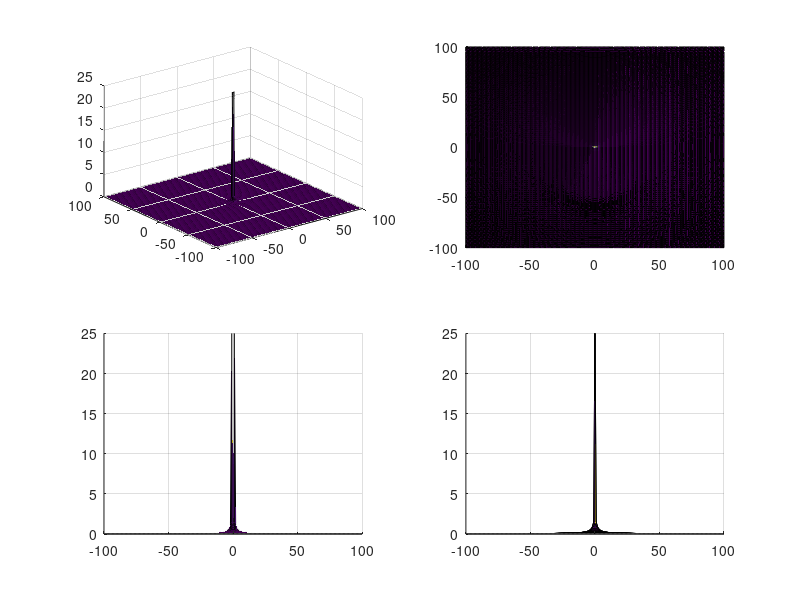

Here is the MATLAB script that generated this plot:
x=(-100:1:100)
y=(-100:1:100)
[X, Y] = meshgrid(x, y);
z=1./((1-X).^2+Y.^2).^0.5+1./((1+X).^2+Y.^2).^0.5
z(z>25)=25
figure
subplot(2,2,1)
surf(X,Y,z)
subplot(2,2,2)
surf(X,Y,z)
view(0,90)
subplot(2,2,3)
surf(X,Y,z)
view(0,0)
subplot(2,2,4)
surf(X,Y,z)
view(90,0)
